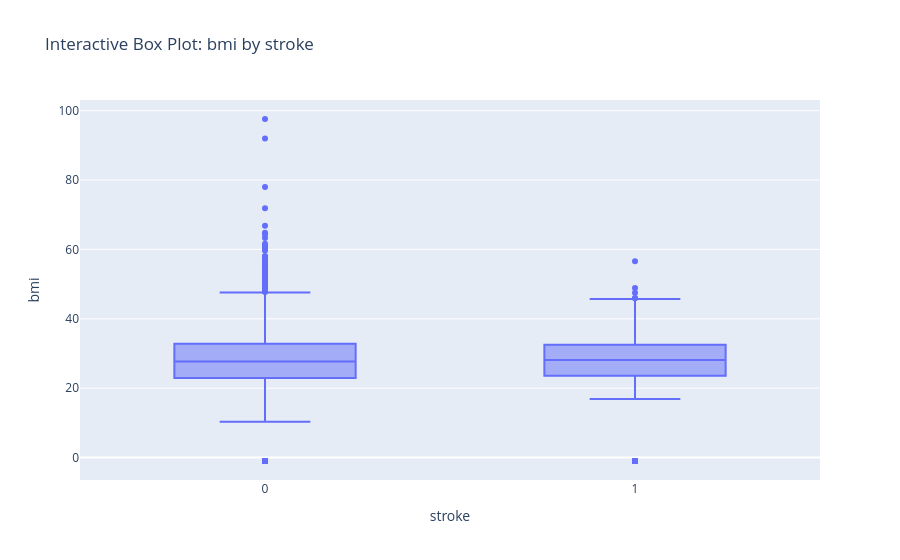

The cell this chart's notebook holds for it:
### Code cell
cat_num_bi.plot_boxplot_plotly("stroke", "bmi")

### Figure 1 — Plotly figure (JSON) as saved in the notebook; plotly's stock layout.template omitted (floating-point values rounded to 4 significant figures; data arrays with more than 128 entries replaced by an {"elided": "..."} marker saying what was removed)
{"data": [{"alignmentgroup": "True", "hovertemplate": "stroke=%{x}<br>bmi=%{y}<extra></extra>", "legendgroup": "", "marker": {"color": "#636efa"}, "name": "", "notched": false, "offsetgroup": "", "orientation": "v", "showlegend": false, "type": "box", "x": {"elided": "5110 int values"}, "x0": " ", "xaxis": "x", "y": {"elided": "5110 float values"}, "y0": " ", "yaxis": "y"}], "layout": {"boxmode": "group", "legend": {"tracegroupgap": 0}, "title": {"text": "Interactive Box Plot: bmi by stroke"}, "xaxis": {"anchor": "y", "domain": [0, 1], "title": {"text": "stroke"}}, "yaxis": {"anchor": "x", "domain": [0, 1], "title": {"text": "bmi"}}}}
